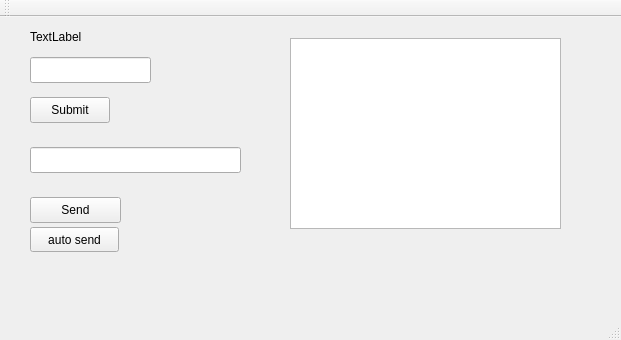
<?xml version="1.0" encoding="UTF-8"?>
<ui version="4.0">
 <class>MainWindow</class>
 <widget class="QMainWindow" name="MainWindow">
  <property name="geometry">
   <rect>
    <x>0</x>
    <y>0</y>
    <width>621</width>
    <height>340</height>
   </rect>
  </property>
  <property name="windowTitle">
   <string>MainWindow</string>
  </property>
  <widget class="QWidget" name="centralWidget">
   <widget class="QLabel" name="label">
    <property name="geometry">
     <rect>
      <x>30</x>
      <y>10</y>
      <width>301</width>
      <height>20</height>
     </rect>
    </property>
    <property name="text">
     <string>TextLabel</string>
    </property>
   </widget>
   <widget class="QLineEdit" name="uartdevice">
    <property name="geometry">
     <rect>
      <x>30</x>
      <y>40</y>
      <width>121</width>
      <height>26</height>
     </rect>
    </property>
   </widget>
   <widget class="QPushButton" name="SubmitButton">
    <property name="geometry">
     <rect>
      <x>30</x>
      <y>80</y>
      <width>80</width>
      <height>26</height>
     </rect>
    </property>
    <property name="text">
     <string>Submit</string>
    </property>
   </widget>
   <widget class="QLineEdit" name="uartoutput">
    <property name="geometry">
     <rect>
      <x>30</x>
      <y>130</y>
      <width>211</width>
      <height>26</height>
     </rect>
    </property>
   </widget>
   <widget class="QPushButton" name="SendButton">
    <property name="geometry">
     <rect>
      <x>30</x>
      <y>180</y>
      <width>91</width>
      <height>26</height>
     </rect>
    </property>
    <property name="text">
     <string>Send</string>
    </property>
   </widget>
   <widget class="QTextBrowser" name="textBrowser">
    <property name="geometry">
     <rect>
      <x>290</x>
      <y>21</y>
      <width>271</width>
      <height>191</height>
     </rect>
    </property>
   </widget>
   <widget class="QPushButton" name="AutoButton">
    <property name="geometry">
     <rect>
      <x>30</x>
      <y>210</y>
      <width>89</width>
      <height>25</height>
     </rect>
    </property>
    <property name="text">
     <string>auto send</string>
    </property>
   </widget>
  </widget>
  <widget class="QMenuBar" name="menuBar">
   <property name="geometry">
    <rect>
     <x>0</x>
     <y>0</y>
     <width>621</width>
     <height>22</height>
    </rect>
   </property>
  </widget>
  <widget class="QToolBar" name="mainToolBar">
   <attribute name="toolBarArea">
    <enum>TopToolBarArea</enum>
   </attribute>
   <attribute name="toolBarBreak">
    <bool>false</bool>
   </attribute>
  </widget>
  <widget class="QStatusBar" name="statusBar"/>
 </widget>
 <layoutdefault spacing="6" margin="11"/>
 <resources/>
 <connections/>
</ui>
